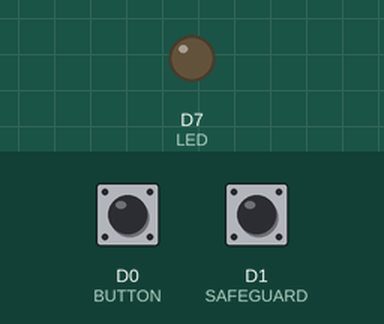
Recording of a sketch running on a simulated Particle Photon. Parts: output pins drawn as LEDs (lit = HIGH). Inputs (shaded band) come from the test bench; at power-on: D0 (BUTTON) HIGH, D1 (SAFEGUARD) HIGH.

Above: at 1.2 s.
1.3 s: D0 (BUTTON) pulled LOW for 0.15 s
At 1.43 s:
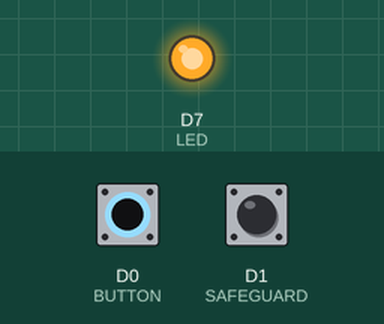
3.0 s: D0 (BUTTON) pulled LOW for 3.2 s
At 7.5 s:
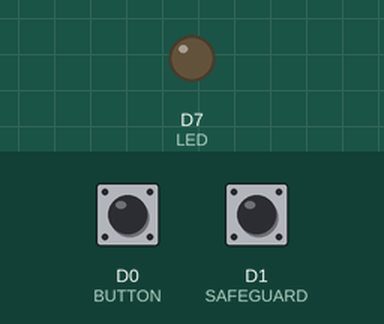
Timing chart, 0 to 9.0 s (numbered marks = the images above; inputs shaded):
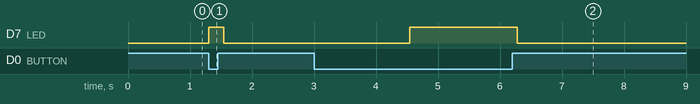

Measured:
- after the input at 1.3 s, D7 (LED): LOW → HIGH at once, → LOW 0.24 s later
- after the input at 3.0 s, D7 (LED): LOW → HIGH after 1.5 s, → LOW 1.7 s later

The sketch:

application.ino
```cpp
// Define the pins we're going to call pinMode on
int BUTTON = D0;
int SAFEGUARD = D1;
int LED = D7;
bool armed = false;
bool deploying = false;

void setup() {
  pinMode(BUTTON, INPUT_PULLUP);
  pinMode(SAFEGUARD, INPUT_PULLUP);
  pinMode(LED, OUTPUT);
}

void loop() {
  // Initial Safeguard to allow the spark to be flashed if something is wrong.
  if(digitalRead(SAFEGUARD) == LOW) {
    Spark.connect();
    Spark.process();
    delay(1000);
  } else if(!armed && digitalRead(BUTTON) == LOW) { // If no safeguard and just woke up (armed = false) and the button is disengaged.
    // Process any outstanding events or updates
    Spark.connect();
    Spark.process();
    // Enable the LED to indicate the device is armed
    digitalWrite(LED, HIGH);
    // Set the armed variable
    armed = true;
    // Publish an event notifying the device is armed
    Spark.publish("armed!", NULL, 60, PRIVATE);
  } else if(armed && digitalRead(BUTTON) == HIGH) { // If the button is armed and the button is engaged, run the deploy!
    Spark.publish("opsworks-deploy", "{\"action\":\"deploy\"}", 60, PRIVATE);
    digitalWrite(LED, LOW);
    armed = false; // Disarm the button
    delay(3000);
  } else if(!armed) { // If the button is not armed and the button is engaged, put it to sleep until it's disengaged.
      Spark.sleep(BUTTON, FALLING);
  } else {
   delay(100);
  }
}
```
